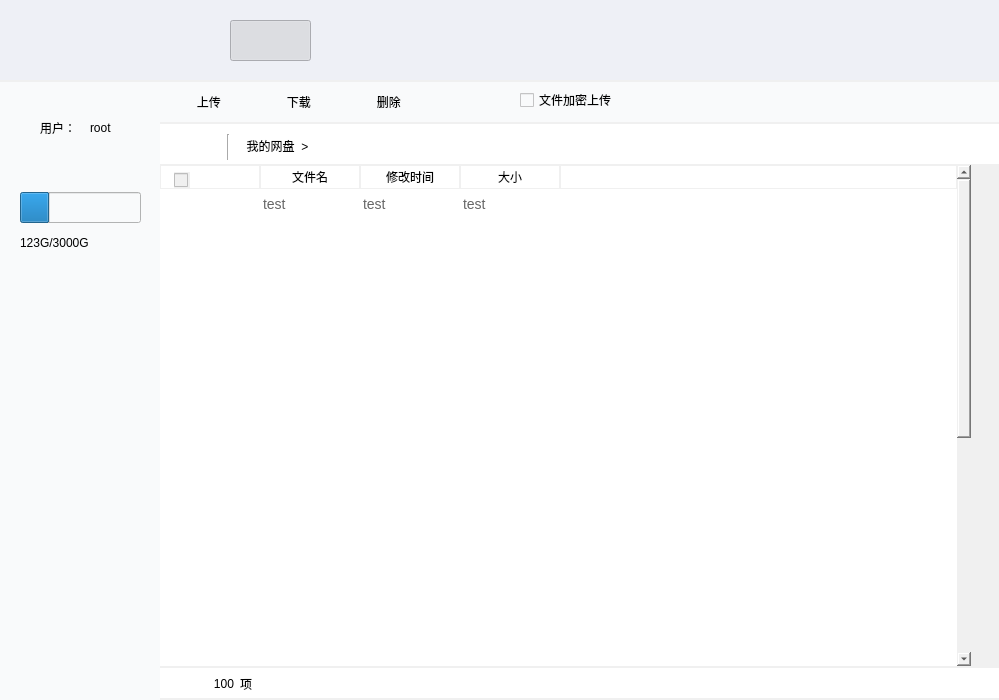
<?xml version="1.0" encoding="UTF-8"?>
<ui version="4.0">
 <class>XMSDiskClientGuiClass</class>
 <widget class="QWidget" name="XMSDiskClientGuiClass">
  <property name="geometry">
   <rect>
    <x>0</x>
    <y>0</y>
    <width>999</width>
    <height>700</height>
   </rect>
  </property>
  <property name="windowTitle">
   <string>XMSDiskClientGui</string>
  </property>
  <property name="styleSheet">
   <string notr="true">#upButton:hover{
background-color: rgb(46, 91, 255);
}</string>
  </property>
  <widget class="QWidget" name="topwidget" native="true">
   <property name="geometry">
    <rect>
     <x>0</x>
     <y>0</y>
     <width>1000</width>
     <height>80</height>
    </rect>
   </property>
   <property name="styleSheet">
    <string notr="true">background-color: rgb(238, 240, 246);</string>
   </property>
   <widget class="QLabel" name="logolabel">
    <property name="geometry">
     <rect>
      <x>20</x>
      <y>20</y>
      <width>149</width>
      <height>41</height>
     </rect>
    </property>
    <property name="styleSheet">
     <string notr="true">background-image: url(:/XMSDiskClientGui/Resources/top.png);</string>
    </property>
    <property name="text">
     <string/>
    </property>
   </widget>
   <widget class="QPushButton" name="closepushButton">
    <property name="geometry">
     <rect>
      <x>960</x>
      <y>30</y>
      <width>21</width>
      <height>21</height>
     </rect>
    </property>
    <property name="styleSheet">
     <string notr="true">background-image: url(:/XMSDiskClientGui/Resources/close.png);</string>
    </property>
    <property name="text">
     <string/>
    </property>
    <property name="autoExclusive">
     <bool>false</bool>
    </property>
    <property name="flat">
     <bool>true</bool>
    </property>
   </widget>
   <widget class="QPushButton" name="my_diskpushButton">
    <property name="geometry">
     <rect>
      <x>230</x>
      <y>20</y>
      <width>81</width>
      <height>41</height>
     </rect>
    </property>
    <property name="styleSheet">
     <string notr="true">
#my_diskpushButton:checked {
      border-image: url(:/XMSDiskClientGui/Resources/mydisk2.png);
}
#my_diskpushButton:!checked {
      border-image: url(:/XMSDiskClientGui/Resources/mydisk1.png);
}
</string>
    </property>
    <property name="text">
     <string/>
    </property>
    <property name="checkable">
     <bool>true</bool>
    </property>
    <property name="checked">
     <bool>true</bool>
    </property>
    <property name="autoExclusive">
     <bool>true</bool>
    </property>
   </widget>
   <widget class="QPushButton" name="taskpushButton">
    <property name="geometry">
     <rect>
      <x>330</x>
      <y>20</y>
      <width>81</width>
      <height>41</height>
     </rect>
    </property>
    <property name="styleSheet">
     <string notr="true">#taskpushButton:checked {
      border-image: url(:/XMSDiskClientGui/Resources/task2.png);
}
#taskpushButton:!checked {
      border-image: url(:/XMSDiskClientGui/Resources/task1.png);
}
</string>
    </property>
    <property name="text">
     <string/>
    </property>
    <property name="checkable">
     <bool>true</bool>
    </property>
    <property name="checked">
     <bool>false</bool>
    </property>
    <property name="autoExclusive">
     <bool>true</bool>
    </property>
    <property name="flat">
     <bool>true</bool>
    </property>
   </widget>
  </widget>
  <widget class="QWidget" name="line1widget" native="true">
   <property name="enabled">
    <bool>true</bool>
   </property>
   <property name="geometry">
    <rect>
     <x>0</x>
     <y>80</y>
     <width>1000</width>
     <height>2</height>
    </rect>
   </property>
   <property name="styleSheet">
    <string notr="true">background-color: rgb(240, 240, 240);</string>
   </property>
  </widget>
  <widget class="QWidget" name="filelistwidget" native="true">
   <property name="geometry">
    <rect>
     <x>0</x>
     <y>82</y>
     <width>1000</width>
     <height>700</height>
    </rect>
   </property>
   <property name="styleSheet">
    <string notr="true">background-color: rgb(240, 240, 240);</string>
   </property>
   <widget class="QWidget" name="menuwidget" native="true">
    <property name="geometry">
     <rect>
      <x>160</x>
      <y>0</y>
      <width>1000</width>
      <height>40</height>
     </rect>
    </property>
    <property name="styleSheet">
     <string notr="true">
background-color: rgb(249, 250, 251);</string>
    </property>
    <widget class="QPushButton" name="downpushButton">
     <property name="geometry">
      <rect>
       <x>100</x>
       <y>4</y>
       <width>71</width>
       <height>31</height>
      </rect>
     </property>
     <property name="styleSheet">
      <string notr="true">
QPushButton{

}

QPushButton::!hover{

background-image: url(:/XMSDiskClientGui/Resources/img/down1.png);
background-repeat: no-repeat;
background-position:left;
border:none;

}

QPushButton::hover{
background-image: url(:/XMSDiskClientGui/Resources/img/down2.png);
background-repeat: no-repeat;
background-position:left;
color:rgb(6, 168, 255);

border-radius:1px;   
border:1px solid rgb(6, 168, 255); 
}</string>
     </property>
     <property name="text">
      <string>  下载</string>
     </property>
     <property name="checkable">
      <bool>false</bool>
     </property>
     <property name="default">
      <bool>false</bool>
     </property>
     <property name="flat">
      <bool>true</bool>
     </property>
    </widget>
    <widget class="QPushButton" name="upButton">
     <property name="geometry">
      <rect>
       <x>10</x>
       <y>4</y>
       <width>71</width>
       <height>31</height>
      </rect>
     </property>
     <property name="styleSheet">
      <string notr="true">QPushButton{
border-color:rgb(10,45,110);  

}

QPushButton::!hover{

background-image: url(:/XMSDiskClientGui/Resources/img/upload1.png);
background-repeat: no-repeat;
background-position:left;
border:none;

}

QPushButton::hover{
background-image: url(:/XMSDiskClientGui/Resources/img/upload2.png);
background-repeat: no-repeat;
background-position:left;
color:rgb(6, 168, 255);

border-radius:1px;   
border:1px solid rgb(6, 168, 255); 
}</string>
     </property>
     <property name="text">
      <string>  上传</string>
     </property>
     <property name="checkable">
      <bool>false</bool>
     </property>
     <property name="autoDefault">
      <bool>false</bool>
     </property>
     <property name="default">
      <bool>false</bool>
     </property>
     <property name="flat">
      <bool>true</bool>
     </property>
    </widget>
    <widget class="Line" name="line_4">
     <property name="geometry">
      <rect>
       <x>-17</x>
       <y>0</y>
       <width>20</width>
       <height>621</height>
      </rect>
     </property>
     <property name="orientation">
      <enum>Qt::Vertical</enum>
     </property>
    </widget>
    <widget class="QPushButton" name="delpushButton">
     <property name="geometry">
      <rect>
       <x>190</x>
       <y>4</y>
       <width>71</width>
       <height>31</height>
      </rect>
     </property>
     <property name="styleSheet">
      <string notr="true">
QPushButton{

}

QPushButton::!hover{

background-image: url(:/XMSDiskClientGui/Resources/img/del1.png);
background-repeat: no-repeat;
background-position:left;
border:none;

}

QPushButton::hover{
background-image: url(:/XMSDiskClientGui/Resources/img/del2.png);
background-repeat: no-repeat;
background-position:left;
color:rgb(6, 168, 255);

border-radius:1px;   
border:1px solid rgb(6, 168, 255); 
}</string>
     </property>
     <property name="text">
      <string>  删除</string>
     </property>
     <property name="checkable">
      <bool>false</bool>
     </property>
     <property name="default">
      <bool>false</bool>
     </property>
     <property name="flat">
      <bool>true</bool>
     </property>
    </widget>
    <widget class="QFrame" name="line1frame">
     <property name="geometry">
      <rect>
       <x>0</x>
       <y>40</y>
       <width>1000</width>
       <height>111</height>
      </rect>
     </property>
     <property name="styleSheet">
      <string notr="true">background-color:#F0F0F0;</string>
     </property>
     <property name="frameShape">
      <enum>QFrame::StyledPanel</enum>
     </property>
     <property name="frameShadow">
      <enum>QFrame::Raised</enum>
     </property>
     <widget class="QFrame" name="line1frame_2">
      <property name="geometry">
       <rect>
        <x>0</x>
        <y>0</y>
        <width>1000</width>
        <height>2</height>
       </rect>
      </property>
      <property name="styleSheet">
       <string notr="true">background-color:#F0F0F0;</string>
      </property>
      <property name="frameShape">
       <enum>QFrame::StyledPanel</enum>
      </property>
      <property name="frameShadow">
       <enum>QFrame::Raised</enum>
      </property>
     </widget>
    </widget>
    <widget class="QCheckBox" name="file_enc">
     <property name="geometry">
      <rect>
       <x>360</x>
       <y>10</y>
       <width>101</width>
       <height>16</height>
      </rect>
     </property>
     <property name="text">
      <string>文件加密上传</string>
     </property>
    </widget>
   </widget>
   <widget class="QWidget" name="leftwidget" native="true">
    <property name="geometry">
     <rect>
      <x>0</x>
      <y>0</y>
      <width>160</width>
      <height>700</height>
     </rect>
    </property>
    <property name="styleSheet">
     <string notr="true">background-color: rgb(249, 250, 251);
font: 12pt &quot;黑体&quot;;</string>
    </property>
    <widget class="QProgressBar" name="disk_info_bar">
     <property name="geometry">
      <rect>
       <x>20</x>
       <y>110</y>
       <width>121</width>
       <height>31</height>
      </rect>
     </property>
     <property name="value">
      <number>24</number>
     </property>
     <property name="textVisible">
      <bool>false</bool>
     </property>
    </widget>
    <widget class="QLabel" name="label">
     <property name="geometry">
      <rect>
       <x>40</x>
       <y>40</y>
       <width>54</width>
       <height>12</height>
      </rect>
     </property>
     <property name="text">
      <string>用户：</string>
     </property>
    </widget>
    <widget class="QLabel" name="username_label">
     <property name="geometry">
      <rect>
       <x>90</x>
       <y>40</y>
       <width>54</width>
       <height>12</height>
      </rect>
     </property>
     <property name="text">
      <string>root</string>
     </property>
    </widget>
    <widget class="QLabel" name="disk_info_text">
     <property name="geometry">
      <rect>
       <x>20</x>
       <y>150</y>
       <width>151</width>
       <height>21</height>
      </rect>
     </property>
     <property name="text">
      <string>123G/3000G</string>
     </property>
    </widget>
   </widget>
   <widget class="QWidget" name="fileviewwidget" native="true">
    <property name="geometry">
     <rect>
      <x>160</x>
      <y>40</y>
      <width>1000</width>
      <height>700</height>
     </rect>
    </property>
    <property name="contextMenuPolicy">
     <enum>Qt::DefaultContextMenu</enum>
    </property>
    <property name="styleSheet">
     <string notr="true">background-color: #F0F0F0</string>
    </property>
    <widget class="QTableWidget" name="filetableWidget">
     <property name="geometry">
      <rect>
       <x>0</x>
       <y>43</y>
       <width>811</width>
       <height>501</height>
      </rect>
     </property>
     <property name="styleSheet">
      <string notr="true">QHeaderView::section {
     padding-left: 0px;
 }
QTableWidget                   
{
    background:#FFFFFF;           
    border:none;                   
 
    font-size:14px;                
    font-family:&quot;Microsoft YaHei&quot;;
    color:#666666;   

 selection-background-color: qlineargradient(x1: 0, y1: 0, x2: 0.5, y2: 0.5,
                                  stop: 0 #FF92BB, stop: 1 white);              
}
QTableWidget::item                
{
    background:#ffffff; 
}

QTableView::item::selected    
{         
  color:#000000;             
  background:#e6f6ff; 
}


QHeaderView::section {
background-color:#FFFFFF;
  border: 1px solid #f0f0f0 ;

}



</string>
     </property>
     <property name="verticalScrollBarPolicy">
      <enum>Qt::ScrollBarAsNeeded</enum>
     </property>
     <property name="horizontalScrollBarPolicy">
      <enum>Qt::ScrollBarAlwaysOff</enum>
     </property>
     <property name="sizeAdjustPolicy">
      <enum>QAbstractScrollArea::AdjustToContentsOnFirstShow</enum>
     </property>
     <property name="editTriggers">
      <set>QAbstractItemView::NoEditTriggers</set>
     </property>
     <property name="dragEnabled">
      <bool>true</bool>
     </property>
     <property name="alternatingRowColors">
      <bool>true</bool>
     </property>
     <property name="selectionBehavior">
      <enum>QAbstractItemView::SelectRows</enum>
     </property>
     <property name="textElideMode">
      <enum>Qt::ElideLeft</enum>
     </property>
     <property name="verticalScrollMode">
      <enum>QAbstractItemView::ScrollPerPixel</enum>
     </property>
     <property name="showGrid">
      <bool>false</bool>
     </property>
     <property name="gridStyle">
      <enum>Qt::SolidLine</enum>
     </property>
     <property name="sortingEnabled">
      <bool>true</bool>
     </property>
     <property name="wordWrap">
      <bool>true</bool>
     </property>
     <property name="cornerButtonEnabled">
      <bool>true</bool>
     </property>
     <attribute name="horizontalHeaderVisible">
      <bool>true</bool>
     </attribute>
     <attribute name="horizontalHeaderCascadingSectionResizes">
      <bool>false</bool>
     </attribute>
     <attribute name="horizontalHeaderHighlightSections">
      <bool>true</bool>
     </attribute>
     <attribute name="horizontalHeaderShowSortIndicator" stdset="0">
      <bool>true</bool>
     </attribute>
     <attribute name="horizontalHeaderStretchLastSection">
      <bool>true</bool>
     </attribute>
     <attribute name="verticalHeaderVisible">
      <bool>false</bool>
     </attribute>
     <attribute name="verticalHeaderCascadingSectionResizes">
      <bool>false</bool>
     </attribute>
     <attribute name="verticalHeaderHighlightSections">
      <bool>true</bool>
     </attribute>
     <attribute name="verticalHeaderShowSortIndicator" stdset="0">
      <bool>false</bool>
     </attribute>
     <attribute name="verticalHeaderStretchLastSection">
      <bool>false</bool>
     </attribute>
     <row>
      <property name="text">
       <string>新建行</string>
      </property>
     </row>
     <row>
      <property name="text">
       <string>新建行</string>
      </property>
     </row>
     <row>
      <property name="text">
       <string>新建行</string>
      </property>
     </row>
     <row>
      <property name="text">
       <string>新建行</string>
      </property>
     </row>
     <row>
      <property name="text">
       <string>新建行</string>
      </property>
     </row>
     <row>
      <property name="text">
       <string>新建行</string>
      </property>
     </row>
     <row>
      <property name="text">
       <string>新建行</string>
      </property>
     </row>
     <row>
      <property name="text">
       <string>新建行</string>
      </property>
     </row>
     <row>
      <property name="text">
       <string>新建行</string>
      </property>
     </row>
     <row>
      <property name="text">
       <string>新建行</string>
      </property>
     </row>
     <row>
      <property name="text">
       <string>新建行</string>
      </property>
     </row>
     <row>
      <property name="text">
       <string>新建行</string>
      </property>
     </row>
     <row>
      <property name="text">
       <string>新建行</string>
      </property>
     </row>
     <row>
      <property name="text">
       <string>新建行</string>
      </property>
     </row>
     <row>
      <property name="text">
       <string>新建行</string>
      </property>
     </row>
     <row>
      <property name="text">
       <string>新建行</string>
      </property>
     </row>
     <row>
      <property name="text">
       <string>新建行</string>
      </property>
     </row>
     <row>
      <property name="text">
       <string>新建行</string>
      </property>
     </row>
     <row>
      <property name="text">
       <string>新建行</string>
      </property>
     </row>
     <row>
      <property name="text">
       <string>新建行</string>
      </property>
     </row>
     <row>
      <property name="text">
       <string>新建行</string>
      </property>
     </row>
     <row>
      <property name="text">
       <string>新建行</string>
      </property>
     </row>
     <row>
      <property name="text">
       <string>新建行</string>
      </property>
     </row>
     <row>
      <property name="text">
       <string>新建行</string>
      </property>
     </row>
     <row>
      <property name="text">
       <string>新建行</string>
      </property>
     </row>
     <row>
      <property name="text">
       <string>新建行</string>
      </property>
     </row>
     <row>
      <property name="text">
       <string>新建行</string>
      </property>
     </row>
     <row>
      <property name="text">
       <string>新建行</string>
      </property>
     </row>
     <row>
      <property name="text">
       <string>新建行</string>
      </property>
     </row>
     <column>
      <property name="text">
       <string/>
      </property>
      <property name="textAlignment">
       <set>AlignCenter</set>
      </property>
     </column>
     <column>
      <property name="text">
       <string>文件名</string>
      </property>
     </column>
     <column>
      <property name="text">
       <string>修改时间</string>
      </property>
     </column>
     <column>
      <property name="text">
       <string>大小</string>
      </property>
     </column>
     <column>
      <property name="text">
       <string/>
      </property>
     </column>
     <item row="0" column="1">
      <property name="text">
       <string>test</string>
      </property>
     </item>
     <item row="0" column="2">
      <property name="text">
       <string>test</string>
      </property>
     </item>
     <item row="0" column="3">
      <property name="text">
       <string>test</string>
      </property>
     </item>
     <item row="25" column="1">
      <property name="text">
       <string>ss</string>
      </property>
     </item>
     <item row="25" column="2">
      <property name="text">
       <string>ss</string>
      </property>
     </item>
     <item row="25" column="3">
      <property name="text">
       <string>s</string>
      </property>
     </item>
     <item row="26" column="1">
      <property name="text">
       <string>ss</string>
      </property>
     </item>
     <item row="26" column="2">
      <property name="text">
       <string>sss</string>
      </property>
     </item>
     <item row="26" column="3">
      <property name="text">
       <string>ss</string>
      </property>
     </item>
     <item row="27" column="1">
      <property name="text">
       <string>ss</string>
      </property>
     </item>
     <item row="27" column="2">
      <property name="text">
       <string>s</string>
      </property>
     </item>
     <item row="27" column="3">
      <property name="text">
       <string>s</string>
      </property>
     </item>
     <item row="28" column="1">
      <property name="text">
       <string>ss</string>
      </property>
     </item>
     <item row="28" column="2">
      <property name="text">
       <string>ss</string>
      </property>
     </item>
     <item row="28" column="3">
      <property name="text">
       <string>ss</string>
      </property>
     </item>
    </widget>
    <widget class="QWidget" name="pathwidget" native="true">
     <property name="geometry">
      <rect>
       <x>0</x>
       <y>2</y>
       <width>1000</width>
       <height>40</height>
      </rect>
     </property>
     <property name="styleSheet">
      <string notr="true">background-color: rgb(255, 255, 255);
</string>
     </property>
     <widget class="QPushButton" name="pathpushButton">
      <property name="geometry">
       <rect>
        <x>80</x>
        <y>10</y>
        <width>75</width>
        <height>23</height>
       </rect>
      </property>
      <property name="styleSheet">
       <string notr="true">QPushButton::!hover{
color:rgb(0, 0, 0);
}

QPushButton::hover{
color:rgb(6, 168, 255);
}
</string>
      </property>
      <property name="text">
       <string>我的网盘  &gt;</string>
      </property>
      <property name="flat">
       <bool>true</bool>
      </property>
     </widget>
     <widget class="QPushButton" name="refreshButton">
      <property name="geometry">
       <rect>
        <x>30</x>
        <y>10</y>
        <width>21</width>
        <height>21</height>
       </rect>
      </property>
      <property name="styleSheet">
       <string notr="true">QPushButton{
border-color:rgb(10,45,110);  

}

QPushButton::!hover{

background-image: url(:/XMSDiskClientGui/Resources/img/refresh1.png);
background-repeat: no-repeat;
}

QPushButton::hover{
background-image: url(:/XMSDiskClientGui/Resources/img/refresh2.png);
background-repeat: no-repeat;
}</string>
      </property>
      <property name="text">
       <string/>
      </property>
      <property name="checkable">
       <bool>false</bool>
      </property>
      <property name="autoDefault">
       <bool>false</bool>
      </property>
      <property name="default">
       <bool>false</bool>
      </property>
      <property name="flat">
       <bool>true</bool>
      </property>
     </widget>
     <widget class="Line" name="line">
      <property name="geometry">
       <rect>
        <x>60</x>
        <y>10</y>
        <width>16</width>
        <height>26</height>
       </rect>
      </property>
      <property name="orientation">
       <enum>Qt::Vertical</enum>
      </property>
     </widget>
     <widget class="QPushButton" name="backButton">
      <property name="geometry">
       <rect>
        <x>10</x>
        <y>10</y>
        <width>21</width>
        <height>21</height>
       </rect>
      </property>
      <property name="styleSheet">
       <string notr="true">QPushButton{
border-color:rgb(10,45,110);  

}

QPushButton::!hover{

background-image: url(:/XMSDiskClientGui/Resources/img/back1.png);
background-repeat: no-repeat;
}

QPushButton::hover{
background-image: url(:/XMSDiskClientGui/Resources/img/back2.png);
background-repeat: no-repeat;
}</string>
      </property>
      <property name="text">
       <string/>
      </property>
      <property name="checkable">
       <bool>false</bool>
      </property>
      <property name="autoDefault">
       <bool>false</bool>
      </property>
      <property name="default">
       <bool>false</bool>
      </property>
      <property name="flat">
       <bool>true</bool>
      </property>
     </widget>
     <widget class="QLabel" name="dir_label">
      <property name="geometry">
       <rect>
        <x>160</x>
        <y>13</y>
        <width>641</width>
        <height>20</height>
       </rect>
      </property>
      <property name="text">
       <string/>
      </property>
     </widget>
    </widget>
    <widget class="QCheckBox" name="checkallBox">
     <property name="geometry">
      <rect>
       <x>14</x>
       <y>50</y>
       <width>16</width>
       <height>16</height>
      </rect>
     </property>
     <property name="text">
      <string/>
     </property>
    </widget>
    <widget class="QWidget" name="pathwidget_2" native="true">
     <property name="geometry">
      <rect>
       <x>0</x>
       <y>546</y>
       <width>991</width>
       <height>30</height>
      </rect>
     </property>
     <property name="styleSheet">
      <string notr="true">background-color: rgb(255, 255, 255);
</string>
     </property>
     <widget class="QLabel" name="label_4">
      <property name="geometry">
       <rect>
        <x>80</x>
        <y>10</y>
        <width>54</width>
        <height>12</height>
       </rect>
      </property>
      <property name="text">
       <string>项</string>
      </property>
     </widget>
     <widget class="QLabel" name="file_count">
      <property name="geometry">
       <rect>
        <x>20</x>
        <y>10</y>
        <width>54</width>
        <height>12</height>
       </rect>
      </property>
      <property name="text">
       <string>100</string>
      </property>
      <property name="alignment">
       <set>Qt::AlignRight|Qt::AlignTrailing|Qt::AlignVCenter</set>
      </property>
     </widget>
    </widget>
   </widget>
  </widget>
  <action name="upaction">
   <property name="icon">
    <iconset resource="xmsdiskclientgui.qrc">
     <normaloff>:/XMSDiskClientGui/Resources/img/upload1.png</normaloff>
     <normalon>:/XMSDiskClientGui/Resources/upload.png</normalon>:/XMSDiskClientGui/Resources/img/upload1.png</iconset>
   </property>
   <property name="text">
    <string>上传</string>
   </property>
  </action>
  <action name="downaction">
   <property name="icon">
    <iconset resource="xmsdiskclientgui.qrc">
     <normaloff>:/XMSDiskClientGui/Resources/img/down1.png</normaloff>:/XMSDiskClientGui/Resources/img/down1.png</iconset>
   </property>
   <property name="text">
    <string>下载</string>
   </property>
  </action>
  <action name="refreshaction">
   <property name="icon">
    <iconset resource="xmsdiskclientgui.qrc">
     <normaloff>:/XMSDiskClientGui/Resources/img/refresh.png</normaloff>:/XMSDiskClientGui/Resources/img/refresh.png</iconset>
   </property>
   <property name="text">
    <string>刷新</string>
   </property>
  </action>
  <action name="action_new_dir">
   <property name="text">
    <string>新建文件夹</string>
   </property>
  </action>
 </widget>
 <layoutdefault spacing="6" margin="11"/>
 <resources>
  <include location="xmsdiskclientgui.qrc"/>
 </resources>
 <connections>
  <connection>
   <sender>closepushButton</sender>
   <signal>clicked()</signal>
   <receiver>XMSDiskClientGuiClass</receiver>
   <slot>close()</slot>
   <hints>
    <hint type="sourcelabel">
     <x>979</x>
     <y>38</y>
    </hint>
    <hint type="destinationlabel">
     <x>998</x>
     <y>97</y>
    </hint>
   </hints>
  </connection>
  <connection>
   <sender>refreshaction</sender>
   <signal>triggered()</signal>
   <receiver>XMSDiskClientGuiClass</receiver>
   <slot>Refresh()</slot>
   <hints>
    <hint type="sourcelabel">
     <x>-1</x>
     <y>-1</y>
    </hint>
    <hint type="destinationlabel">
     <x>499</x>
     <y>349</y>
    </hint>
   </hints>
  </connection>
  <connection>
   <sender>checkallBox</sender>
   <signal>clicked()</signal>
   <receiver>XMSDiskClientGuiClass</receiver>
   <slot>Checkall()</slot>
   <hints>
    <hint type="sourcelabel">
     <x>205</x>
     <y>183</y>
    </hint>
    <hint type="destinationlabel">
     <x>1150</x>
     <y>188</y>
    </hint>
   </hints>
  </connection>
  <connection>
   <sender>taskpushButton</sender>
   <signal>clicked()</signal>
   <receiver>XMSDiskClientGuiClass</receiver>
   <slot>TaskTab()</slot>
   <hints>
    <hint type="sourcelabel">
     <x>382</x>
     <y>50</y>
    </hint>
    <hint type="destinationlabel">
     <x>1178</x>
     <y>481</y>
    </hint>
   </hints>
  </connection>
  <connection>
   <sender>my_diskpushButton</sender>
   <signal>clicked()</signal>
   <receiver>XMSDiskClientGuiClass</receiver>
   <slot>MyTab()</slot>
   <hints>
    <hint type="sourcelabel">
     <x>279</x>
     <y>45</y>
    </hint>
    <hint type="destinationlabel">
     <x>436</x>
     <y>-64</y>
    </hint>
   </hints>
  </connection>
  <connection>
   <sender>filetableWidget</sender>
   <signal>clicked(QModelIndex)</signal>
   <receiver>XMSDiskClientGuiClass</receiver>
   <slot>SelectFile(QModelIndex)</slot>
   <hints>
    <hint type="sourcelabel">
     <x>557</x>
     <y>390</y>
    </hint>
    <hint type="destinationlabel">
     <x>1126</x>
     <y>428</y>
    </hint>
   </hints>
  </connection>
  <connection>
   <sender>upButton</sender>
   <signal>clicked()</signal>
   <receiver>XMSDiskClientGuiClass</receiver>
   <slot>Upload()</slot>
   <hints>
    <hint type="sourcelabel">
     <x>223</x>
     <y>107</y>
    </hint>
    <hint type="destinationlabel">
     <x>1050</x>
     <y>228</y>
    </hint>
   </hints>
  </connection>
  <connection>
   <sender>refreshButton</sender>
   <signal>clicked()</signal>
   <receiver>XMSDiskClientGuiClass</receiver>
   <slot>Refresh()</slot>
   <hints>
    <hint type="sourcelabel">
     <x>201</x>
     <y>148</y>
    </hint>
    <hint type="destinationlabel">
     <x>1128</x>
     <y>432</y>
    </hint>
   </hints>
  </connection>
  <connection>
   <sender>downpushButton</sender>
   <signal>clicked()</signal>
   <receiver>XMSDiskClientGuiClass</receiver>
   <slot>Download()</slot>
   <hints>
    <hint type="sourcelabel">
     <x>297</x>
     <y>106</y>
    </hint>
    <hint type="destinationlabel">
     <x>491</x>
     <y>875</y>
    </hint>
   </hints>
  </connection>
  <connection>
   <sender>upaction</sender>
   <signal>triggered()</signal>
   <receiver>XMSDiskClientGuiClass</receiver>
   <slot>Upload()</slot>
   <hints>
    <hint type="sourcelabel">
     <x>-1</x>
     <y>-1</y>
    </hint>
    <hint type="destinationlabel">
     <x>499</x>
     <y>349</y>
    </hint>
   </hints>
  </connection>
  <connection>
   <sender>downaction</sender>
   <signal>triggered()</signal>
   <receiver>XMSDiskClientGuiClass</receiver>
   <slot>Download()</slot>
   <hints>
    <hint type="sourcelabel">
     <x>-1</x>
     <y>-1</y>
    </hint>
    <hint type="destinationlabel">
     <x>499</x>
     <y>349</y>
    </hint>
   </hints>
  </connection>
  <connection>
   <sender>delpushButton</sender>
   <signal>clicked()</signal>
   <receiver>XMSDiskClientGuiClass</receiver>
   <slot>Delete()</slot>
   <hints>
    <hint type="sourcelabel">
     <x>388</x>
     <y>94</y>
    </hint>
    <hint type="destinationlabel">
     <x>1337</x>
     <y>154</y>
    </hint>
   </hints>
  </connection>
  <connection>
   <sender>filetableWidget</sender>
   <signal>cellDoubleClicked(int,int)</signal>
   <receiver>XMSDiskClientGuiClass</receiver>
   <slot>DoubleClicked(int,int)</slot>
   <hints>
    <hint type="sourcelabel">
     <x>467</x>
     <y>375</y>
    </hint>
    <hint type="destinationlabel">
     <x>1308</x>
     <y>405</y>
    </hint>
   </hints>
  </connection>
  <connection>
   <sender>backButton</sender>
   <signal>clicked()</signal>
   <receiver>XMSDiskClientGuiClass</receiver>
   <slot>Back()</slot>
   <hints>
    <hint type="sourcelabel">
     <x>185</x>
     <y>148</y>
    </hint>
    <hint type="destinationlabel">
     <x>207</x>
     <y>-24</y>
    </hint>
   </hints>
  </connection>
  <connection>
   <sender>pathpushButton</sender>
   <signal>clicked()</signal>
   <receiver>XMSDiskClientGuiClass</receiver>
   <slot>Root()</slot>
   <hints>
    <hint type="sourcelabel">
     <x>277</x>
     <y>152</y>
    </hint>
    <hint type="destinationlabel">
     <x>843</x>
     <y>-30</y>
    </hint>
   </hints>
  </connection>
  <connection>
   <sender>action_new_dir</sender>
   <signal>triggered()</signal>
   <receiver>XMSDiskClientGuiClass</receiver>
   <slot>NewDir()</slot>
   <hints>
    <hint type="sourcelabel">
     <x>-1</x>
     <y>-1</y>
    </hint>
    <hint type="destinationlabel">
     <x>499</x>
     <y>349</y>
    </hint>
   </hints>
  </connection>
  <connection>
   <sender>file_enc</sender>
   <signal>clicked()</signal>
   <receiver>XMSDiskClientGuiClass</receiver>
   <slot>FileEnc()</slot>
   <hints>
    <hint type="sourcelabel">
     <x>532</x>
     <y>94</y>
    </hint>
    <hint type="destinationlabel">
     <x>764</x>
     <y>-1</y>
    </hint>
   </hints>
  </connection>
 </connections>
 <slots>
  <slot>Refresh()</slot>
  <slot>Checkall()</slot>
  <slot>SelectFile(QModelIndex)</slot>
  <slot>Upload()</slot>
  <slot>TaskTab()</slot>
  <slot>MyTab()</slot>
  <slot>Download()</slot>
  <slot>Delete()</slot>
  <slot>DoubleClicked(int,int)</slot>
  <slot>Back()</slot>
  <slot>Root()</slot>
  <slot>NewDir()</slot>
  <slot>FileEnc()</slot>
 </slots>
</ui>
